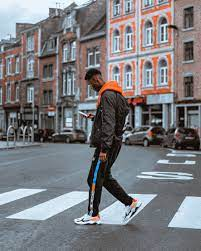
#> input picture t1.jpg, 201 x 251 px
$ python image_op.py
#> lines starting #> are read from the running program, lines starting #| are printed output that depends on the picture; after the words box and inside, x2 and y2 are one past the last pixel; in counts of white or black regions, pixels touching at a corner belong together
### Human_Detection.py
import cv2
import numpy as np
from imutils.object_detection import non_max_suppression
import matplotlib.pyplot as plt


## Histogram of Oriented Gradients Detector
HOGCV = cv2.HOGDescriptor()
HOGCV.setSVMDetector(cv2.HOGDescriptor_getDefaultPeopleDetector())

def Detector(frame):
    ## USing Sliding window concept
    rects, weights = HOGCV.detectMultiScale(frame, winStride=(4, 4), padding=(8, 8), scale=1.03)
    rects = np.array([[x, y, x + w, y + h] for (x, y, w, h) in rects])
    pick = non_max_suppression(rects, probs=None, overlapThresh=0.65)
    c = 1
    for x, y, w, h in pick:
        cv2.rectangle(frame, (x, y), (w, h), (139, 34, 104), 2)
        cv2.rectangle(frame, (x, y - 20), (w,y), (139, 34, 104), -1)
        cv2.putText(frame, f'P{c}', (x, y), cv2.FONT_HERSHEY_SIMPLEX, 0.6, (255, 255, 255), 2)
        c += 1

    cv2.putText(frame, f'Total Persons : {c - 1}', (20, 450), cv2.FONT_HERSHEY_DUPLEX, 0.8, (255, 255,255), 2)
    #cv2.imshow('output', frame)
    #cv2.waitKey(0)
    plt.imshow(frame[...,::-1])  # Convert BGR to RGB
    plt.show()
    return frame

### image_op.py
import cv2
import imutils
from Human_Detection import Detector

img = cv2.imread('./t1.jpg')
#> img is the input picture: shape (251, 201, 3); mean B, G, R 126.1, 122.5, 123
img = imutils.resize(img, width=700)
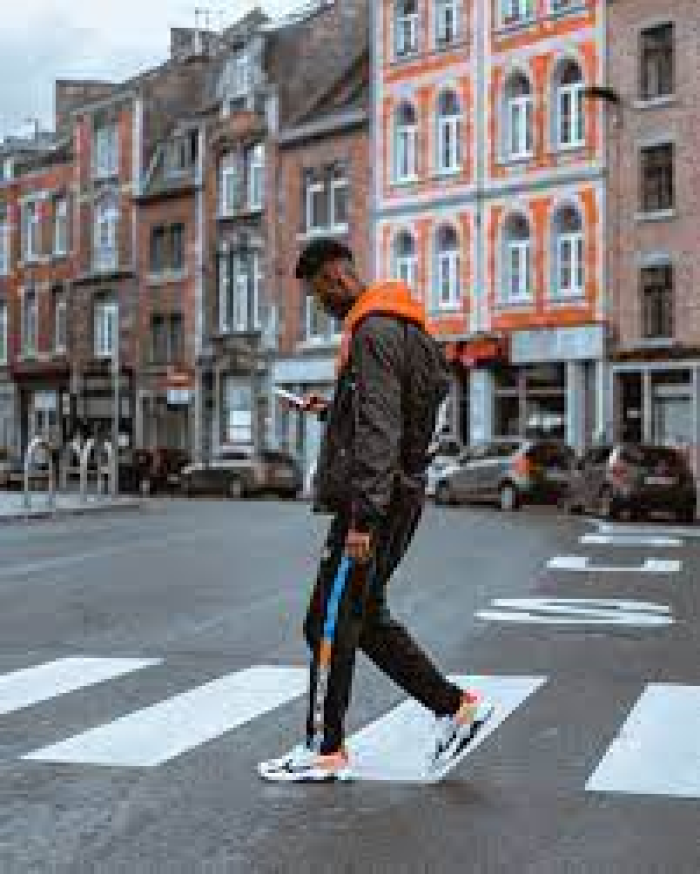
#> img: shape (874, 700, 3); mean B, G, R 126.1, 122.5, 123
img = Detector(img)
#> in Detector, `rects, weights = HOGCV.detectMultiScale(frame, winStride=(4, 4), paddi..`: rects = [[414, 58, 68, 136], [369, 68, 68, 136], [481, 37, 71, 141], [481, 177, 73, 146], [210, 273, 284, 568], [479, 4, 184, 369]]; weights = [0.525, 0.218, 0.233, 0.337, 1.36, 0.248]
#> in Detector, `rects = np.array([[x, y, x + w, y + h] for (x, y, w, h) in rects])`: rects = [[414, 58, 482, 194], [369, 68, 437, 204], [481, 37, 552, 178], [481, 177, 554, 323], [210, 273, 494, 841], [479, 4, 663, 373]]
#> in Detector, `pick = non_max_suppression(rects, probs=None, overlapThresh=0.65)`: pick = [[210, 273, 494, 841], [479, 4, 663, 373], [369, 68, 437, 204], [414, 58, 482, 194]]
#> the loop in Detector, `for x, y, w, h in pick:` made 4 passes
#> after the loop in Detector, `for x, y, w, h in pick:`:
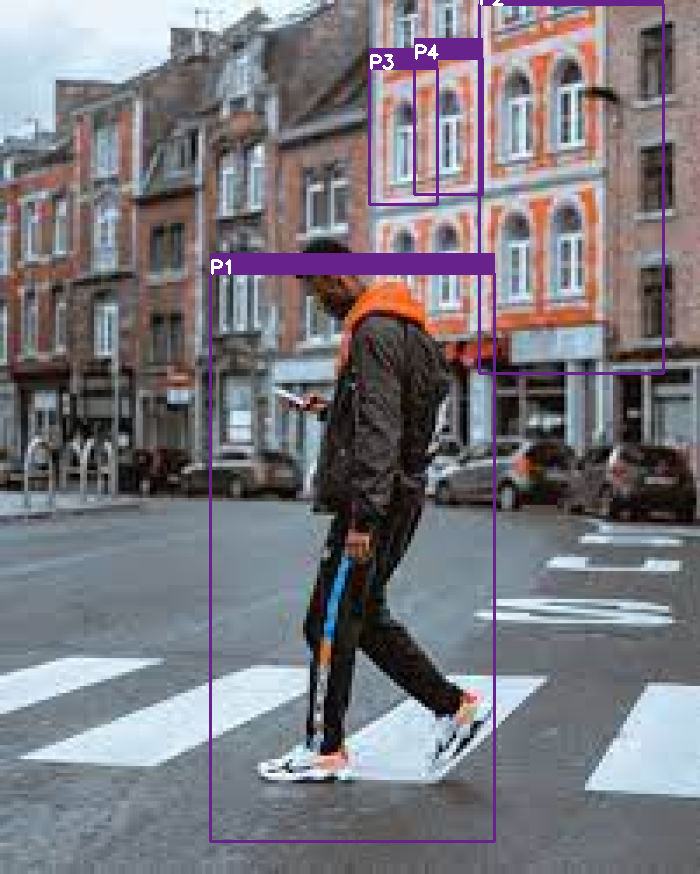
#> frame: shape (874, 700, 3); 3.1% of pixels changed, all inside (x1, y1, x2, y2) = (209, 0, 665, 843)
#> after the loop in Detector, `for x, y, w, h in pick:`: c = 5
#> in Detector, `cv2.putText(frame, f'Total Persons : {c - 1}', (20, 450), cv2.FONT_HER..`:
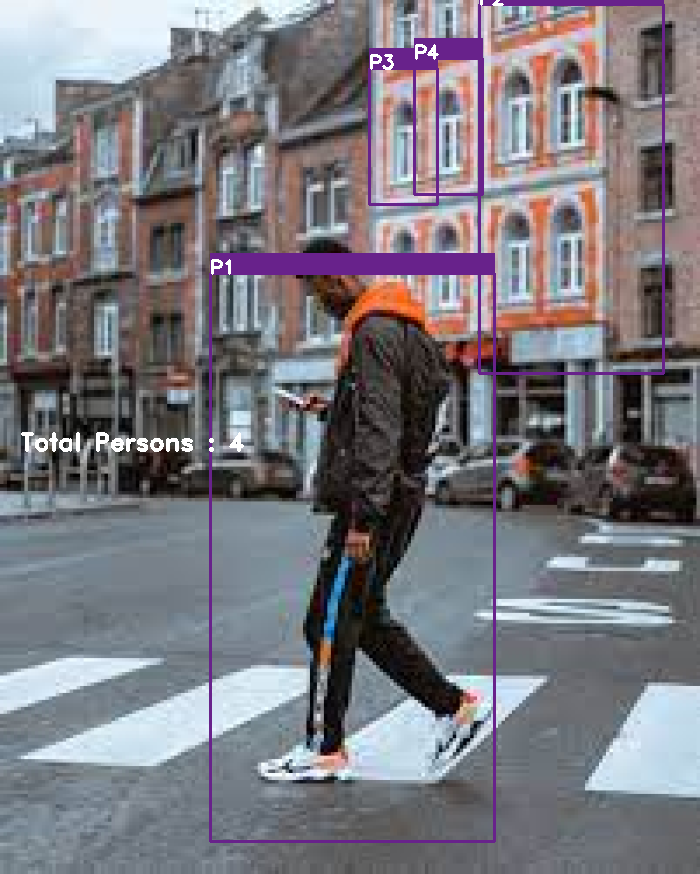
#> frame: shape (874, 700, 3); 0.25% of pixels changed, all inside (x1, y1, x2, y2) = (21, 432, 244, 452)
cv2.waitKey(0)
cv2.destroyAllWindows()

$ run again, with t2.jpg copied over t1.jpg
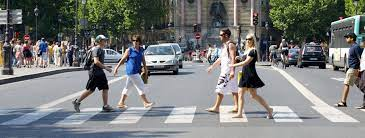
#> input picture t2.jpg, 365 x 138 px
#> img is the input picture: shape (138, 365, 3); mean B, G, R 123, 123.7, 121.2
#> `img = imutils.resize(img, width=700)`:
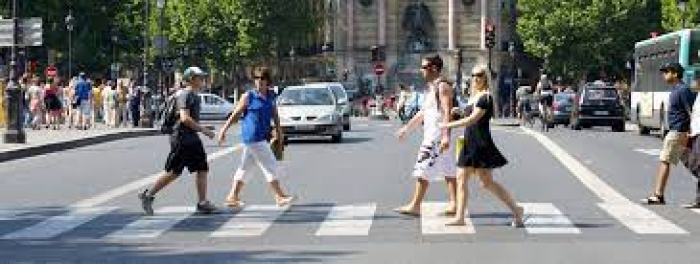
#> img: shape (264, 700, 3); mean B, G, R 122.9, 123.7, 121.1
#> in Detector, `rects, weights = HOGCV.detectMultiScale(frame, winStride=(4, 4), paddi..`: rects = [[469, 0, 74, 142], [439, 29, 80, 160], [209, 53, 94, 188], [424, 66, 99, 198], [139, 45, 103, 206], [369, 23, 123, 241]]; weights = [0.149, 0.417, 0.198, 0.238, 0.414, 0.641]
#> in Detector, `rects = np.array([[x, y, x + w, y + h] for (x, y, w, h) in rects])`: rects = [[469, 0, 543, 142], [439, 29, 519, 189], [209, 53, 303, 241], [424, 66, 523, 264], [139, 45, 242, 251], [369, 23, 492, 264]]
#> pick = [[369, 23, 492, 264], [139, 45, 242, 251], [209, 53, 303, 241], [469, 0, 543, 142]]
#> the loop in Detector, `for x, y, w, h in pick:` made 4 passes
#> after the loop in Detector, `for x, y, w, h in pick:`:
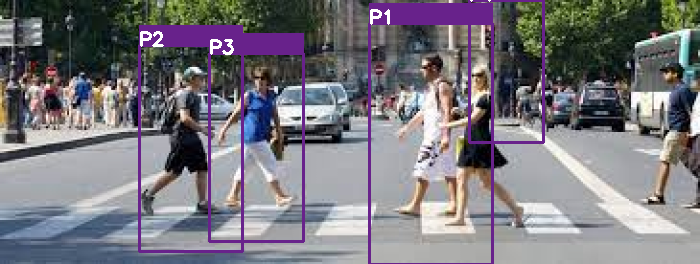
#> frame: shape (264, 700, 3); 6.62% of pixels changed, all inside (x1, y1, x2, y2) = (138, 0, 545, 264)
#> after the loop in Detector, `for x, y, w, h in pick:`: c = 5

$ run again, with t3.jpg copied over t1.jpg
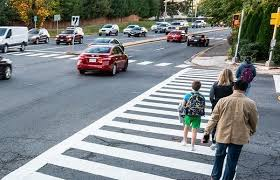
#> input picture t3.jpg, 280 x 180 px
#> img is the input picture: shape (180, 280, 3); mean B, G, R 135.4, 134.2, 128.6
#> img: shape (450, 700, 3)
#> in Detector, `rects, weights = HOGCV.detectMultiScale(frame, winStride=(4, 4), paddi..`: rects = [[257, 80, 67, 134]]; weights = [0.185]
#> in Detector, `rects = np.array([[x, y, x + w, y + h] for (x, y, w, h) in rects])`: rects = [[257, 80, 324, 214]]
#> the loop in Detector, `for x, y, w, h in pick:` made 1 pass
#> (x, y, w, h, c) on pass 1: (257, 80, 324, 214, 2)
#> after the loop in Detector, `for x, y, w, h in pick:`:
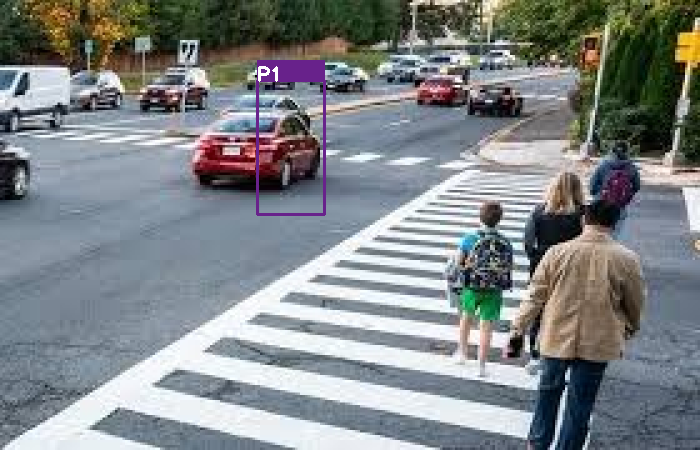
#> frame: shape (450, 700, 3); mean B, G, R 135.5, 133.5, 128.5
#> after the loop in Detector, `for x, y, w, h in pick:`: c = 2
#> in Detector, `cv2.putText(frame, f'Total Persons : {c - 1}', (20, 450), cv2.FONT_HER..`:
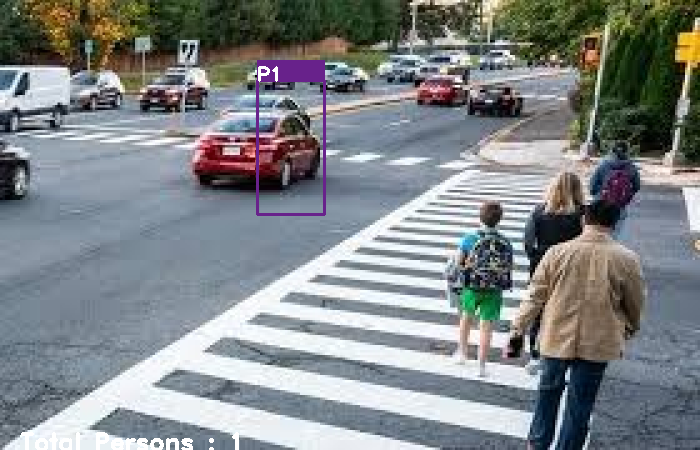
#> frame: shape (450, 700, 3); 0.43% of pixels changed, all inside (x1, y1, x2, y2) = (21, 432, 239, 450)

$ run again, with t4.jpg copied over t1.jpg
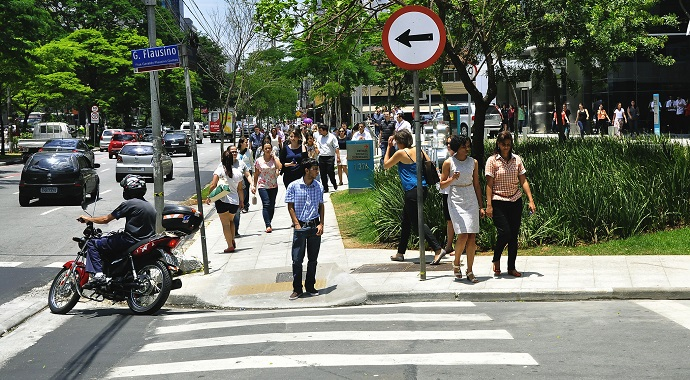
#> input picture t4.jpg, 690 x 380 px
#> img is the input picture: shape (380, 690, 3); mean B, G, R 103.5, 116.9, 111.9
#> `img = imutils.resize(img, width=700)`:
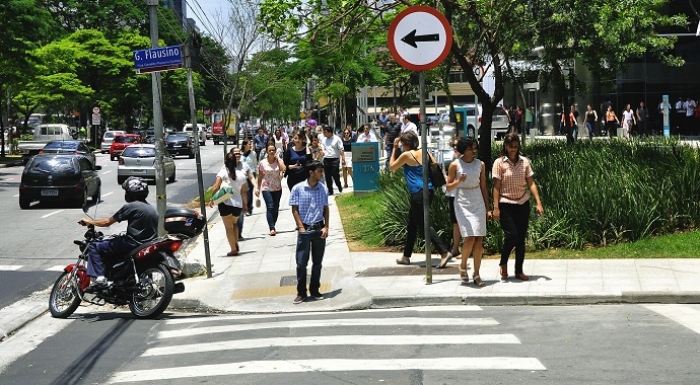
#> img: shape (385, 700, 3); mean B, G, R 103.4, 116.8, 111.7
#> in Detector, `rects, weights = HOGCV.detectMultiScale(frame, winStride=(4, 4), paddi..`: rects = [[231, 107, 77, 153], [198, 136, 71, 142], [465, 118, 97, 193], [257, 118, 109, 217], [422, 117, 94, 188], [184, 180, 80, 159], [362, 98, 96, 193]]; weights = [1.34, 0.987, 2.46, 3.01, 1.25, 0.306, 0.54]
#> in Detector, `rects = np.array([[x, y, x + w, y + h] for (x, y, w, h) in rects])`: rects = [[231, 107, 308, 260], [198, 136, 269, 278], [465, 118, 562, 311], [257, 118, 366, 335], [422, 117, 516, 305], [184, 180, 264, 339], [362, 98, 458, 291]]
#> pick = [[184, 180, 264, 339], [257, 118, 366, 335], [465, 118, 562, 311], [422, 117, 516, 305], [362, 98, 458, 291], [198, 136, 269, 278], [231, 107, 308, 260]]
#> the loop in Detector, `for x, y, w, h in pick:` made 7 passes
#> after the loop in Detector, `for x, y, w, h in pick:`:
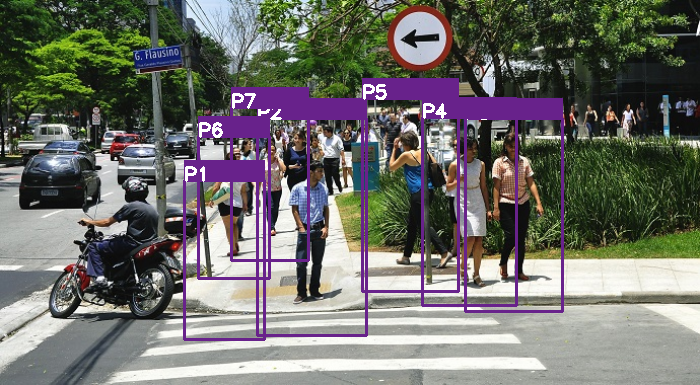
#> frame: shape (385, 700, 3); 7.71% of pixels changed, all inside (x1, y1, x2, y2) = (183, 78, 564, 341)
#> after the loop in Detector, `for x, y, w, h in pick:`: c = 8
